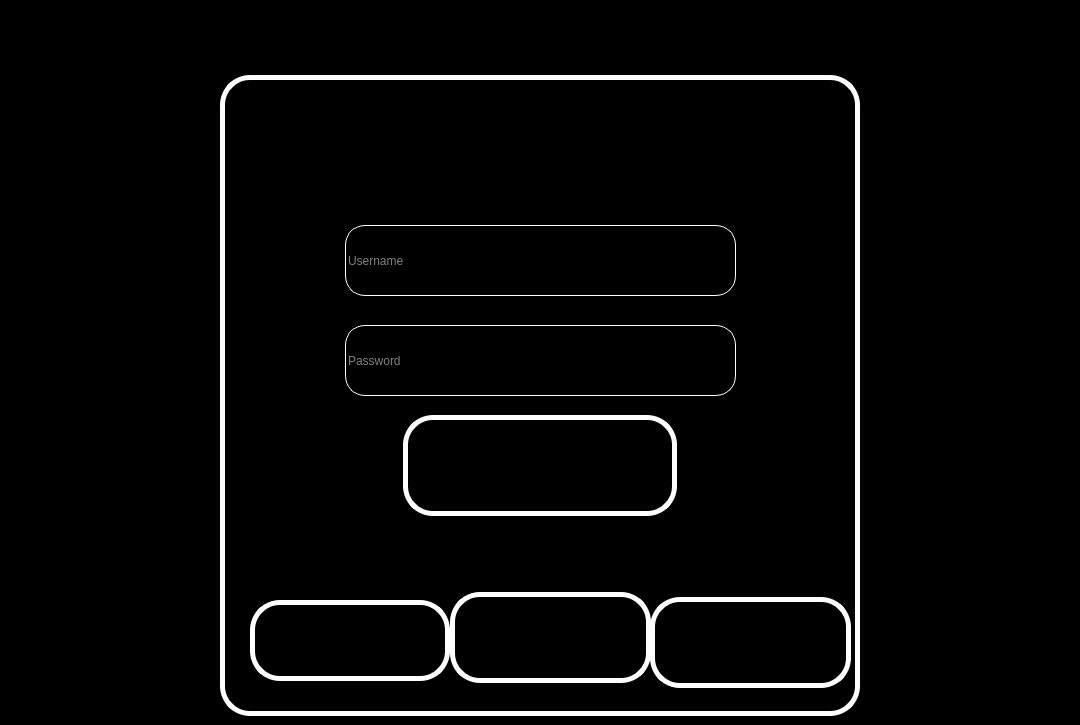
<?xml version="1.0" encoding="UTF-8"?>
<ui version="4.0">
 <class>loginWindow</class>
 <widget class="QMainWindow" name="loginWindow">
  <property name="geometry">
   <rect>
    <x>0</x>
    <y>0</y>
    <width>1080</width>
    <height>725</height>
   </rect>
  </property>
  <property name="windowTitle">
   <string>Login</string>
  </property>
  <property name="styleSheet">
   <string notr="true">background-color: rgb(0, 0, 0);</string>
  </property>
  <widget class="QWidget" name="centralwidget">
   <widget class="QLabel" name="kartisTechLabel">
    <property name="geometry">
     <rect>
      <x>240</x>
      <y>10</y>
      <width>640</width>
      <height>81</height>
     </rect>
    </property>
    <property name="styleSheet">
     <string notr="true">background-color: rgb(0, 0, 0);
color: rgb(255, 255, 255);
border-color: rgb(255, 255, 255);
background: transparent;</string>
    </property>
    <property name="text">
     <string/>
    </property>
    <property name="pixmap">
     <pixmap>../../../gui_tools/KartisTechnology(white).png</pixmap>
    </property>
    <property name="scaledContents">
     <bool>true</bool>
    </property>
   </widget>
   <widget class="QFrame" name="loginmainFrame">
    <property name="geometry">
     <rect>
      <x>220</x>
      <y>75</y>
      <width>640</width>
      <height>641</height>
     </rect>
    </property>
    <property name="autoFillBackground">
     <bool>false</bool>
    </property>
    <property name="styleSheet">
     <string notr="true">border-color: rgb(255, 255, 255);
border-style: solid;
border-width: 5px 5px 5px 5px;
border-radius: 30px;</string>
    </property>
    <property name="frameShape">
     <enum>QFrame::StyledPanel</enum>
    </property>
    <property name="frameShadow">
     <enum>QFrame::Raised</enum>
    </property>
    <widget class="QPushButton" name="LoginButton">
     <property name="geometry">
      <rect>
       <x>183</x>
       <y>340</y>
       <width>274</width>
       <height>101</height>
      </rect>
     </property>
     <property name="cursor">
      <cursorShape>PointingHandCursor</cursorShape>
     </property>
     <property name="styleSheet">
      <string notr="true">border-image: url(E:/CODING/Artificial_Intelligence/FacialRecogByJARVIS/with GUI/gui_tools/login.png);
</string>
     </property>
     <property name="text">
      <string/>
     </property>
     <property name="flat">
      <bool>false</bool>
     </property>
    </widget>
    <widget class="QLineEdit" name="passwordEdit">
     <property name="geometry">
      <rect>
       <x>125</x>
       <y>250</y>
       <width>391</width>
       <height>71</height>
      </rect>
     </property>
     <property name="styleSheet">
      <string notr="true">border-color: rgb(255, 255, 255);
font: 30pt &quot;IRON MAN OF WAR 2 NCV&quot;;
border-style: solid;
border-width: 1px 1px 1px 1px;
border-radius: 20px;
color:rgb(255, 255, 255)</string>
     </property>
     <property name="placeholderText">
      <string>Password</string>
     </property>
    </widget>
    <widget class="QLineEdit" name="usernameEdit">
     <property name="geometry">
      <rect>
       <x>125</x>
       <y>150</y>
       <width>391</width>
       <height>71</height>
      </rect>
     </property>
     <property name="styleSheet">
      <string notr="true">border-color: rgb(255, 255, 255);
font: 30pt &quot;IRON MAN OF WAR 2 NCV&quot;;
border-style: solid;
border-width: 1px 1px 1px 1px;
border-radius: 20px;
color:rgb(255, 255, 255)</string>
     </property>
     <property name="placeholderText">
      <string>Username</string>
     </property>
    </widget>
    <widget class="QPushButton" name="LoginButton_2">
     <property name="geometry">
      <rect>
       <x>430</x>
       <y>522</y>
       <width>201</width>
       <height>91</height>
      </rect>
     </property>
     <property name="cursor">
      <cursorShape>PointingHandCursor</cursorShape>
     </property>
     <property name="styleSheet">
      <string notr="true">border-image: url(E:/CODING/Artificial_Intelligence/FacialRecogByJARVIS/with GUI/gui_tools/exit.png);
</string>
     </property>
     <property name="text">
      <string/>
     </property>
     <property name="flat">
      <bool>false</bool>
     </property>
    </widget>
    <widget class="QPushButton" name="LoginButton_3">
     <property name="geometry">
      <rect>
       <x>230</x>
       <y>517</y>
       <width>201</width>
       <height>91</height>
      </rect>
     </property>
     <property name="cursor">
      <cursorShape>PointingHandCursor</cursorShape>
     </property>
     <property name="styleSheet">
      <string notr="true">border-image: url(E:/CODING/Artificial_Intelligence/FacialRecogByJARVIS/with GUI/gui_tools/back.png);
</string>
     </property>
     <property name="text">
      <string/>
     </property>
     <property name="flat">
      <bool>false</bool>
     </property>
    </widget>
    <widget class="QPushButton" name="retryButton">
     <property name="geometry">
      <rect>
       <x>30</x>
       <y>525</y>
       <width>200</width>
       <height>81</height>
      </rect>
     </property>
     <property name="cursor">
      <cursorShape>PointingHandCursor</cursorShape>
     </property>
     <property name="styleSheet">
      <string notr="true">border-image: url(E:/CODING/Artificial_Intelligence/FacialRecogByJARVIS/with GUI/gui_tools/retry.png);
</string>
     </property>
     <property name="text">
      <string/>
     </property>
     <property name="flat">
      <bool>false</bool>
     </property>
    </widget>
    <widget class="QLabel" name="illegalentrylabel">
     <property name="enabled">
      <bool>false</bool>
     </property>
     <property name="geometry">
      <rect>
       <x>100</x>
       <y>90</y>
       <width>441</width>
       <height>351</height>
      </rect>
     </property>
     <property name="styleSheet">
      <string notr="true">border:none;</string>
     </property>
     <property name="text">
      <string/>
     </property>
     <property name="pixmap">
      <pixmap>../../../gui_tools/illegalEntry.gif</pixmap>
     </property>
     <property name="scaledContents">
      <bool>true</bool>
     </property>
    </widget>
    <zorder>illegalentrylabel</zorder>
    <zorder>LoginButton</zorder>
    <zorder>passwordEdit</zorder>
    <zorder>usernameEdit</zorder>
    <zorder>LoginButton_2</zorder>
    <zorder>LoginButton_3</zorder>
    <zorder>retryButton</zorder>
   </widget>
  </widget>
 </widget>
 <resources/>
 <connections/>
</ui>
